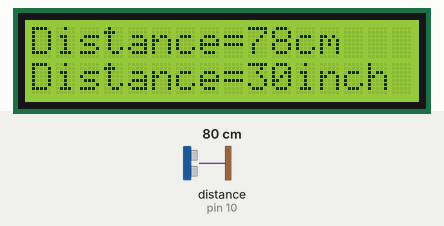
Recording of a sketch running on a simulated Arduino Uno, built with avr-gcc and run on an emulated ATmega328P. Shown: 16×2 character LCD. Wiring (inferred from the names in the program): ultrasonic range finder: trigger pin 9; echo pin 10. The test bench sets the inputs (shaded band); at power-on: distance to the obstacle (sensor on pin 10) 80 cm. The echo pulse lasts 58.3 µs per cm.

Above: at 1.2 s.
1.3 s: distance to the obstacle (sensor on pin 10) set to 2 cm
At 2.0 s:
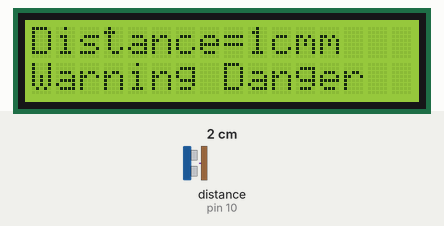
4.3 s: distance to the obstacle (sensor on pin 10) set to 18 cm
At 4.38 s:
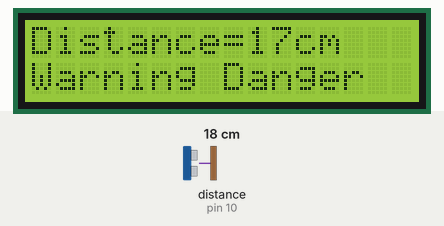
5.8 s: distance to the obstacle (sensor on pin 10) set to 4 cm
At 5.82 s:
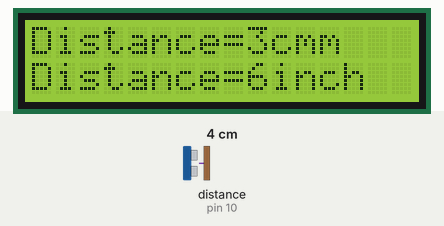
Timing chart, 0 to 8.8 s (numbered marks = the images above; inputs shaded):
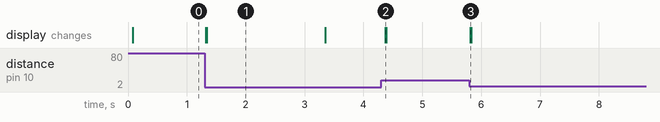

Measured:
- after the input at 1.3 s, the display: first changes at once (image 1 shows a later state)
- after the input at 4.3 s, the display: changes after 0.07 s (image 2)
- after the input at 5.8 s, the display: changes at once (image 3)
- what the display in image 1 shows lasts 2.1 s, from 1.3 s to 3.4 s

The sketch:

LCD_and_Ultrasonic_sensor.ino
```cpp
#include<LiquidCrystal.h>

LiquidCrystal lcd(12,11,5,4,3,2);

int TrigPin=9;
int EchoPin=10;

long duration;
int distanceCm;
int distanceInch;
void setup() {
  lcd.begin(16,2);

  pinMode(TrigPin,OUTPUT);
  pinMode(EchoPin,INPUT);

}
void loop() {
 digitalWrite(TrigPin,LOW);
 delayMicroseconds(2);
 digitalWrite(TrigPin,HIGH);
 delayMicroseconds(10);
 digitalWrite(TrigPin,LOW);

 duration=pulseIn(EchoPin,HIGH);
 distanceCm=duration*0.034/2;
 distanceInch=duration*0.0133/2;

 lcd.setCursor(0,0);
 lcd.print("Distance=");
 lcd.print(distanceCm);
 lcd.print("cm");
 delay(10);

 lcd.setCursor(0,1);
 lcd.print("Distance=");
 lcd.print(distanceInch);
 lcd.print("inch");

 if(distanceCm<=10){
  lcd.setCursor(0,1);
  lcd.print("Warning Danger  ");
  delay(1000);
  }
}
```
